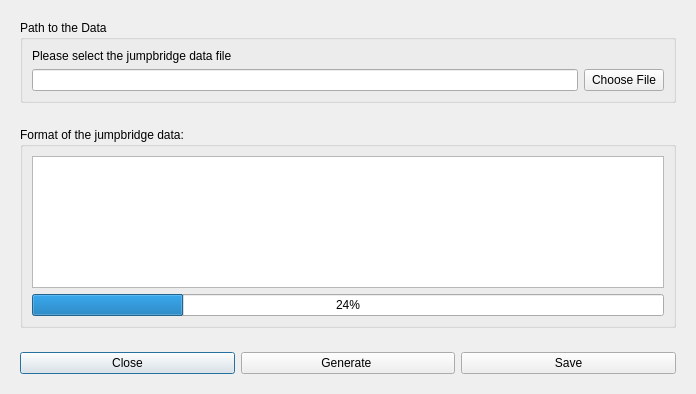
<?xml version="1.0" encoding="UTF-8"?>
<ui version="4.0">
 <class>JumpbridgeChooser</class>
 <widget class="QDialog" name="JumpbridgeChooser">
  <property name="geometry">
   <rect>
    <x>0</x>
    <y>0</y>
    <width>696</width>
    <height>394</height>
   </rect>
  </property>
  <property name="windowTitle">
   <string>Jumpbridge Data</string>
  </property>
  <layout class="QGridLayout" name="gridLayout">
   <item row="2" column="0">
    <widget class="QWidget" name="widget3" native="true">
     <layout class="QHBoxLayout" name="horizontalLayout_4">
      <item>
       <widget class="QPushButton" name="cancelButton">
        <property name="text">
         <string>Close</string>
        </property>
       </widget>
      </item>
      <item>
       <widget class="QPushButton" name="generateJumpBridgeButton">
        <property name="text">
         <string>Generate </string>
        </property>
       </widget>
      </item>
      <item>
       <widget class="QPushButton" name="saveButton">
        <property name="text">
         <string>Save</string>
        </property>
       </widget>
      </item>
     </layout>
    </widget>
   </item>
   <item row="0" column="0">
    <layout class="QVBoxLayout" name="verticalLayout">
     <item>
      <widget class="QWidget" name="widget" native="true">
       <layout class="QGridLayout" name="gridLayout_2">
        <item row="0" column="0">
         <widget class="QGroupBox" name="groupBox">
          <property name="title">
           <string>Path to the Data</string>
          </property>
          <layout class="QGridLayout" name="gridLayout_3">
           <item row="0" column="0">
            <layout class="QVBoxLayout" name="verticalLayout_2">
             <item>
              <widget class="QLabel" name="label">
               <property name="text">
                <string>Please select the jumpbridge data file</string>
               </property>
              </widget>
             </item>
             <item>
              <layout class="QHBoxLayout" name="horizontalLayout">
               <item>
                <widget class="QLineEdit" name="urlField"/>
               </item>
               <item>
                <widget class="QPushButton" name="fileChooser">
                 <property name="text">
                  <string>Choose File</string>
                 </property>
                </widget>
               </item>
              </layout>
             </item>
            </layout>
           </item>
          </layout>
         </widget>
        </item>
       </layout>
      </widget>
     </item>
     <item>
      <widget class="QWidget" name="widget2" native="true">
       <layout class="QGridLayout" name="gridLayout_4">
        <item row="0" column="0">
         <widget class="QGroupBox" name="groupBox2">
          <property name="title">
           <string>Format of the jumpbridge data:</string>
          </property>
          <layout class="QGridLayout" name="gridLayout_5">
           <item row="0" column="0">
            <widget class="QPlainTextEdit" name="formatInfoField">
             <property name="lineWrapMode">
              <enum>QPlainTextEdit::NoWrap</enum>
             </property>
             <property name="readOnly">
              <bool>true</bool>
             </property>
            </widget>
           </item>
           <item row="1" column="0">
            <widget class="QProgressBar" name="generateJumpBridgeProgress">
             <property name="value">
              <number>24</number>
             </property>
            </widget>
           </item>
          </layout>
         </widget>
        </item>
       </layout>
      </widget>
     </item>
    </layout>
   </item>
  </layout>
 </widget>
 <tabstops>
  <tabstop>urlField</tabstop>
  <tabstop>fileChooser</tabstop>
  <tabstop>formatInfoField</tabstop>
  <tabstop>cancelButton</tabstop>
  <tabstop>generateJumpBridgeButton</tabstop>
  <tabstop>saveButton</tabstop>
 </tabstops>
 <resources/>
 <connections/>
</ui>
